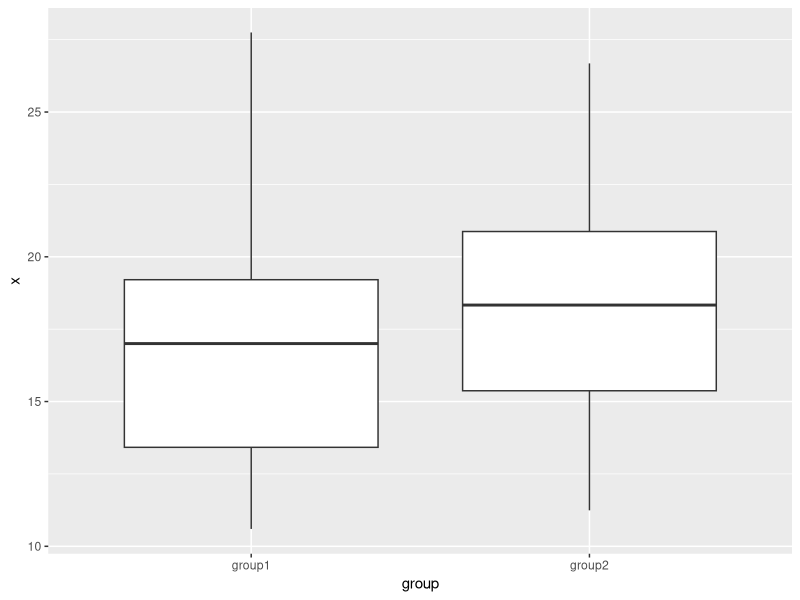

The R source for this figure:
#make a dataset

df <- data.frame(x = rnorm(50, 16, 4),
                 group = rep(c("group1", "group2"), each = 25))

library(tidyverse)

#make a summary
df %>% group_by(group) %>%
  summarise(mean = mean(x),
            n=length(n),
            sd = sd(x))

#make a plot
df %>% ggplot(aes(x=group, y=x)) +
                geom_boxplot()